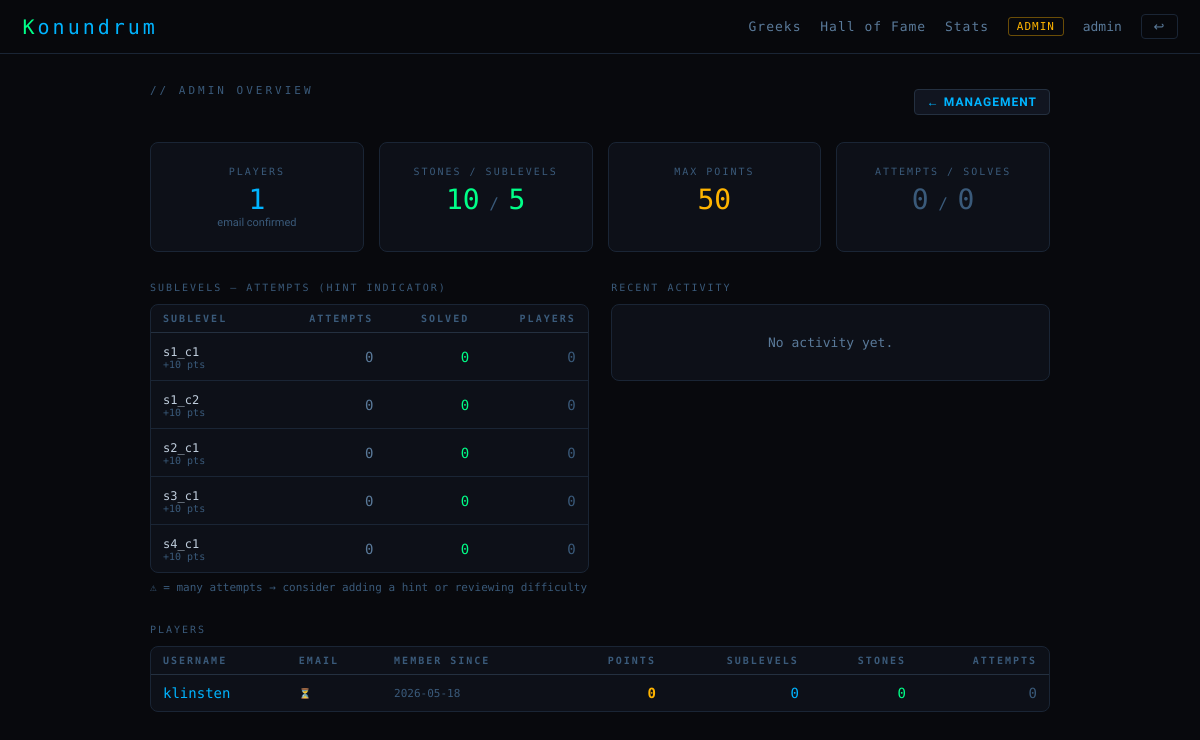
/admin/overview (signed in), run on an earlier commit of the app's database.
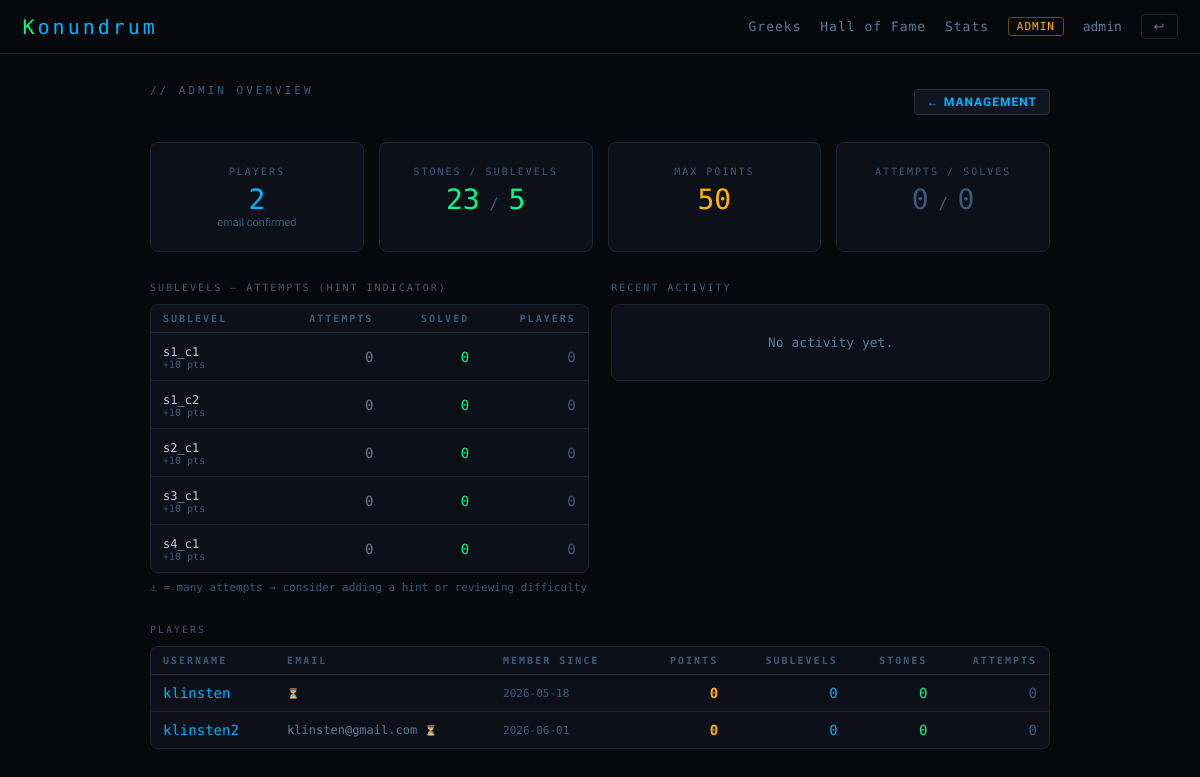
And on a later commit of the database.
### tables this page shows
CREATE TABLE challenges (
            id             INTEGER PRIMARY KEY AUTOINCREMENT,
            stone_id       INTEGER NOT NULL REFERENCES stones(id),
            ord            INTEGER DEFAULT 0,
            slug           TEXT NOT NULL UNIQUE,  -- challenges/<slug>.html
            is_final       INTEGER DEFAULT 0,     -- 1 = laatste sublevel → name+city
            answer_1       TEXT    DEFAULT '',    -- voor is_final=0
            answer_name    TEXT    DEFAULT '',    -- voor is_final=1
            answer_city    TEXT    DEFAULT '',    -- voor is_final=1
            hint_1         TEXT    DEFAULT '',
            hint_name      TEXT    DEFAULT '',
            hint_city      TEXT    DEFAULT '',
            hint_threshold REAL    DEFAULT 0.6
        , title TEXT DEFAULT '', points INTEGER DEFAULT 10);

CREATE TABLE users (
            id            INTEGER PRIMARY KEY AUTOINCREMENT,
            username      TEXT UNIQUE NOT NULL,
            password_hash TEXT NOT NULL,
            is_admin      INTEGER DEFAULT 0,
            created_at    TEXT DEFAULT (datetime('now'))
        , email TEXT NOT NULL DEFAULT '', email_confirmed INTEGER DEFAULT 0, confirm_token TEXT DEFAULT NULL);

### app.py (the view)
@app.route("/admin/overview")
@admin_required
def admin_overview():
    stats = db.get_admin_stats()
    return render_template("admin_overview.html", stats=stats)

### app.py (called while the page is built)
def admin_required(f):
    @wraps(f)
    def inner(*args, **kwargs):
        if not session.get("is_admin"):
            return redirect(url_for("greeks"))
        return f(*args, **kwargs)
    return inner

### database.py (called while the page is built)
def get_db():
    conn = sqlite3.connect(DB_PATH)
    conn.row_factory = sqlite3.Row
    conn.execute("PRAGMA foreign_keys = ON")
    return conn

### templates/admin_overview.html (shortened to what the changed rows need)
{% extends "base.html" %}
{% block body %}
<div class="page">
  <div style="display:grid;grid-template-columns:repeat(4,1fr);gap:1rem;margin-bottom:2rem;">
    <div class="card" style="text-align:center;">
      <div style="font-family:var(--mono);font-size:10px;color:var(--dim);letter-spacing:2px;margin-bottom:.4rem;">PLAYERS</div>
      <div style="font-family:var(--mono);font-size:28px;color:var(--blue);">{{ stats.total_users }}</div>
      <div style="font-size:11px;color:var(--dim);">{{ stats.confirmed }} email confirmed</div>
    </div>
    <div class="card" style="text-align:center;">
      <div style="font-family:var(--mono);font-size:10px;color:var(--dim);letter-spacing:2px;margin-bottom:.4rem;">STONES / SUBLEVELS</div>
      <div style="font-family:var(--mono);font-size:28px;color:var(--green);">
        {{ stats.total_stones }}<span style="font-size:16px;color:var(--dim);"> / </span>{{ stats.total_ch }}
      </div>
    </div>
  </div>
  <div style="display:grid;grid-template-columns:1fr 1fr;gap:1.5rem;margin-bottom:2rem;">
    <div>
      {% if stats.ch_attempts %}
        <div class="card" style="padding:0;overflow:hidden;">
          <table class="tbl">
            <thead><tr>
              <th>Sublevel</th>
              <th style="text-align:right;">Attempts</th>
              <th style="text-align:right;">Solved</th>
              <th style="text-align:right;">Players</th>
            </tr></thead>
            <tbody>
            {% for item in stats.ch_attempts %}
              {% set ratio = (item.total_solves / item.total_attempts * 100)|int if item.total_attempts > 0 else 100 %}
              <tr>
                <td>
                  <span style="font-family:var(--mono);font-size:12px;color:var(--text);">
                    {{ item.title or item.slug }}
                  </span>
                  <div style="font-size:10px;color:var(--dim);font-family:var(--mono);">
                    +{{ item.points }} pts
                  </div>
                </td>
                <td style="text-align:right;font-family:var(--mono);
                  color:{% if item.total_attempts > 20 %}var(--red){% elif item.total_attempts > 8 %}var(--yellow){% else %}var(--text-dim){% endif %};">
                  {{ item.total_attempts }}
                </td>
                <td style="text-align:right;font-family:var(--mono);color:var(--green);">
                  {{ item.total_solves }}
                </td>
                <td style="text-align:right;font-family:var(--mono);color:var(--dim);">
                  {{ item.unique_players }}
                </td>
              </tr>
            {% endfor %}
            </tbody>
          </table>
        </div>
      {% else %}
        <div class="card" style="color:var(--text-dim);font-family:var(--mono);font-size:13px;text-align:center;padding:2rem;">
          No attempts recorded yet.
        </div>
      {% endif %}
    </div>
  </div>
  {% if stats.users %}
    <div class="card" style="padding:0;overflow:hidden;">
      <table class="tbl">
        <thead><tr>
          <th>Username</th>
          <th>Email</th>
          <th>Member since</th>
          <th style="text-align:right;">Points</th>
          <th style="text-align:right;">Sublevels</th>
          <th style="text-align:right;">Stones</th>
          <th style="text-align:right;">Attempts</th>
        </tr></thead>
        <tbody>
        {% for u in stats.users %}
          <tr>
            <td style="font-family:var(--mono);color:var(--blue);">{{ u.username }}</td>
            <td style="font-family:var(--mono);font-size:12px;color:var(--text-dim);">
              {{ u.email }}
              {% if u.email_confirmed %}
                <span style="color:var(--green);font-size:10px;" title="Confirmed">✓</span>
              {% else %}
                <span style="color:var(--yellow);font-size:10px;" title="Not confirmed">⏳</span>
              {% endif %}
            </td>
            <td style="font-family:var(--mono);font-size:11px;color:var(--dim);">{{ u.created_at[:10] }}</td>
            <td style="text-align:right;font-family:var(--mono);color:var(--yellow);font-weight:700;">{{ u.points }}</td>
            <td style="text-align:right;font-family:var(--mono);color:var(--blue);">{{ u.solved_ch }}</td>
            <td style="text-align:right;font-family:var(--mono);color:var(--green);">{{ u.solved_stones }}</td>
            <td style="text-align:right;font-family:var(--mono);color:var(--dim);">{{ u.attempts }}</td>
          </tr>
        {% endfor %}
        </tbody>
      </table>
    </div>
  {% else %}
    <div class="card" style="text-align:center;padding:2rem;color:var(--text-dim);font-family:var(--mono);">
      No players registered yet.
    </div>
  {% endif %}
</div>
{% endblock %}

What changed in the data, as far as the page shows it:
added users: username "klinsten2", email "klinsten@gmail.com", created_at "2026-06-01", points "0", solved_ch "0", solved_stones "0", attempts "0"
Also different on the page:
{{ stats.total_users }}: "1" → "2"
{{ stats.total_stones }}: "10" → "23"
